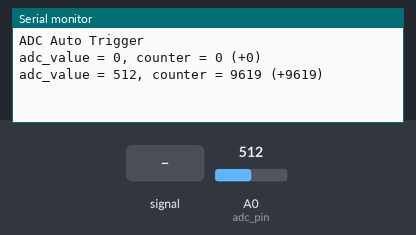
Bench run of a sketch on a simulated Arduino Uno, built with avr-gcc and run on an emulated ATmega328P. Parts: the last lines printed to the serial monitor. The test bench sets the inputs (shaded band); at power-on: A0 (adc_pin) = 512.

Above: at 1.2 s.
1.3 s: A0 (adc_pin) fed a 200 Hz sine of ±81 counts around its level
At 2.6 s:
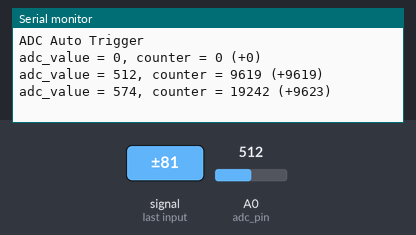
2.8 s: A0 (adc_pin) set to 716
At 3.6 s:
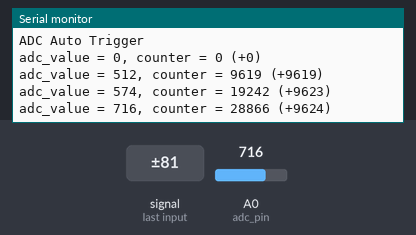
4.3 s: A0 (adc_pin) fed a 1000 Hz sine of ±255 counts around its level
At 5.6 s:
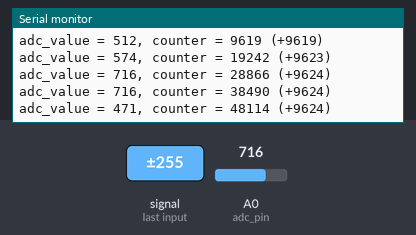
5.8 s: A0 (adc_pin) set to 900
At 6.8 s:
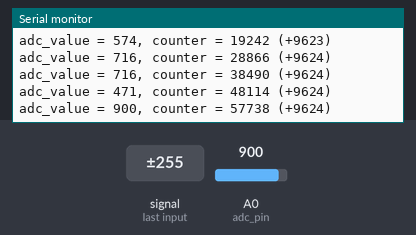
Timing chart, 0 to 8.3 s (numbered marks = the images above; inputs shaded):
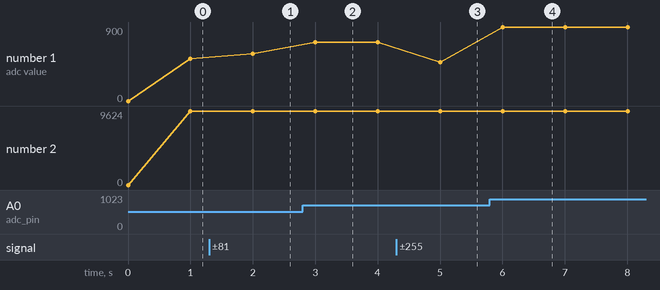

Measured:
- after the input at 1.3 s, the serial monitor: prints a new line after 0.70 s (image 1)
- after the input at 2.8 s, the serial monitor: prints a new line after 0.20 s (image 2)
- after the input at 4.3 s, the serial monitor: prints a new line after 0.70 s (image 3)
- after the input at 5.8 s, the serial monitor: prints a new line after 0.21 s (image 4)
- plotted number 1: 512 → 574 after the input at 1.3 s, 574 → 716 after the input at 2.8 s, 716 → 471 after the input at 4.3 s, 471 → 900 after the input at 5.8 s

The sketch:

free_running_interrupt.ino
```cpp
// (licence header left out)
const byte adc_pin = A0; // = 14 (pins_arduino.h)
volatile unsigned long counter = 0;
unsigned long counter_last = 0;

void setup() {
  Serial.begin (115200);
  Serial.println("ADC Auto Trigger");

  ADCSRB = 0; // ADTS[0-2]=0 - Free Running mode
  ADCSRA = bit(ADEN) // Turn ADC on
           | bit(ADATE) // ADC Auto Trigger Enable
           | bit(ADIE) // Enable interrupt
           | bit(ADPS0) | bit(ADPS1) | bit(ADPS2); // Prescaler of 128
  ADMUX  = bit(REFS0) // AVCC
           | ((adc_pin - 14) & 0x07); // Arduino Uno to ADC pin
  bitSet(ADCSRA, ADSC);
}

void loop() {
  uint8_t SREG_old = SREG;
  noInterrupts();
  unsigned long cnt = counter;
  SREG = SREG_old;

  Serial.print("adc_value = ");
  Serial.print(ADC);
  Serial.print(", counter = ");
  Serial.print(cnt);
  Serial.print(" (+");
  Serial.print(cnt - counter_last);
  Serial.println(")");
  counter_last = cnt;
  delay(1000);
}

// ADC complete ISR
ISR(ADC_vect) {
  counter++;
}
```
